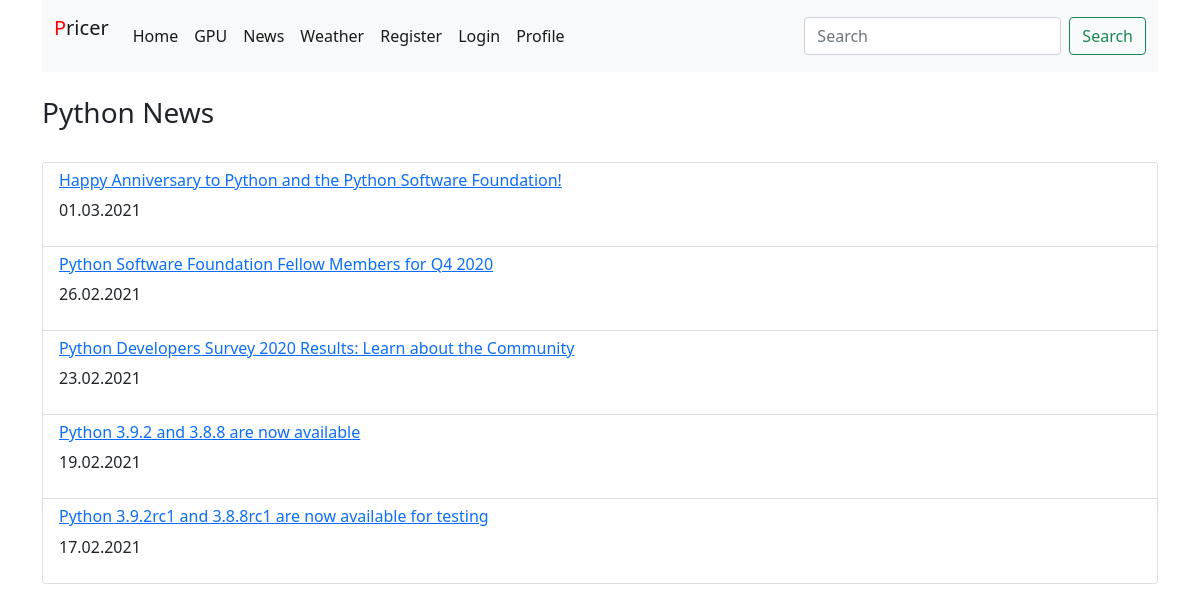
Page /news on the committed database.
### webapp/model.py (models this page shows, shortened)
class News(db.Model):
    id = db.Column(db.Integer, primary_key=True)
    title = db.Column(db.String, nullable=False)
    url = db.Column(db.String, unique=True, nullable=False)
    published = db.Column(db.DateTime, nullable=False)
    text = db.Column(db.Text, nullable=True)

### webapp/__init__.py (the view)
    @app.route('/news')
    def news():
        title = 'Python News'
        news_list = News.query.order_by(News.published.desc()).all()
        return render_template('news.html', page_title=title, news_list=news_list, menu=menu)

### webapp/templates/news.html
{% extends 'base.html' %}
{% block content %}
{{ super() }}
<div class="container">
    <div class="row">
        <div class="col">
            <br>
            <h3>Python News</h3>
            <br>
        </div>
    </div>
    {% if news_list %}
    <div class="row">
        <div class="col">
            <ul class="list-group">
                {% for news in news_list %}
                <li class="list-group-item">
                    <h6><a href="{{ news.url }}" target="_blank">{{ news.title }}</a></h6>
                    <p>{{ news.published.strftime('%d.%m.%Y') }}</p>
                </li>
                {% endfor %}
            </ul>
        </div>
    </div>
    {% endif %}
</div>
{% endblock %}

### rows in the picture
News: title "Happy Anniversary to Python and the Python Software Foundation!", published "01.03.2021"
News: title "Python Software Foundation Fellow Members for Q4 2020", published "26.02.2021"
News: title "Python Developers Survey 2020 Results: Learn about the Community", published "23.02.2021"
News: title "Python 3.9.2 and 3.8.8 are now available", published "19.02.2021"
News: title "Python 3.9.2rc1 and 3.8.8rc1 are now available for testing", published "17.02.2021"

### other values in the picture
{{ title }} "Home" "GPU" "News" "Weather" "Register" "Login" "Profile"
